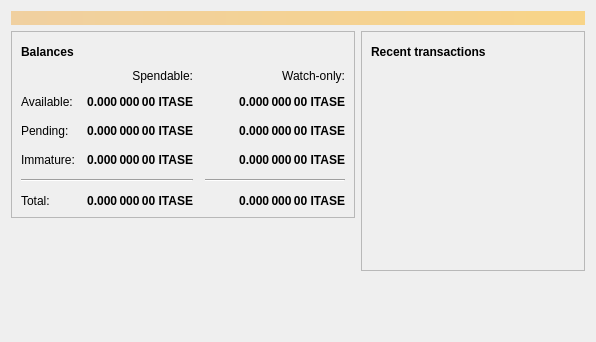
<?xml version="1.0" encoding="UTF-8"?>
<ui version="4.0">
 <class>OverviewPage</class>
 <widget class="QWidget" name="OverviewPage">
  <property name="geometry">
   <rect>
    <x>0</x>
    <y>0</y>
    <width>596</width>
    <height>342</height>
   </rect>
  </property>
  <property name="windowTitle">
   <string>Form</string>
  </property>
  <layout class="QVBoxLayout" name="topLayout">
   <item>
    <widget class="QLabel" name="labelAlerts">
     <property name="visible">
      <bool>false</bool>
     </property>
     <property name="styleSheet">
      <string notr="true">QLabel { background-color: qlineargradient(x1: 0, y1: 0, x2: 1, y2: 0, stop:0 #F0D0A0, stop:1 #F8D488); color:#000000; }</string>
     </property>
     <property name="wordWrap">
      <bool>true</bool>
     </property>
     <property name="margin">
      <number>3</number>
     </property>
     <property name="textInteractionFlags">
      <set>Qt::TextSelectableByMouse</set>
     </property>
    </widget>
   </item>
   <item>
    <layout class="QHBoxLayout" name="horizontalLayout" stretch="1,1">
     <item>
      <layout class="QVBoxLayout" name="verticalLayout_2">
       <item>
        <widget class="QFrame" name="frame">
         <property name="frameShape">
          <enum>QFrame::StyledPanel</enum>
         </property>
         <property name="frameShadow">
          <enum>QFrame::Raised</enum>
         </property>
         <layout class="QVBoxLayout" name="verticalLayout_4">
          <item>
           <layout class="QHBoxLayout" name="horizontalLayout_4">
            <item>
             <widget class="QLabel" name="label_5">
              <property name="font">
               <font>
                <weight>75</weight>
                <bold>true</bold>
               </font>
              </property>
              <property name="text">
               <string>Balances</string>
              </property>
             </widget>
            </item>
            <item>
             <widget class="QPushButton" name="labelWalletStatus">
              <property name="enabled">
               <bool>true</bool>
              </property>
              <property name="maximumSize">
               <size>
                <width>30</width>
                <height>16777215</height>
               </size>
              </property>
              <property name="toolTip">
               <string>The displayed information may be out of date. Your wallet automatically synchronizes with the Itasecoin network after a connection is established, but this process has not completed yet.</string>
              </property>
              <property name="text">
               <string/>
              </property>
              <property name="icon">
               <iconset resource="../bitcoin.qrc">
                <normaloff>:/icons/warning</normaloff>
                <disabledoff>:/icons/warning</disabledoff>:/icons/warning</iconset>
              </property>
              <property name="iconSize">
               <size>
                <width>24</width>
                <height>24</height>
               </size>
              </property>
              <property name="flat">
               <bool>true</bool>
              </property>
             </widget>
            </item>
            <item>
             <spacer name="horizontalSpacer_3">
              <property name="orientation">
               <enum>Qt::Horizontal</enum>
              </property>
              <property name="sizeHint" stdset="0">
               <size>
                <width>40</width>
                <height>20</height>
               </size>
              </property>
             </spacer>
            </item>
           </layout>
          </item>
          <item>
           <layout class="QGridLayout" name="gridLayout">
            <property name="spacing">
             <number>12</number>
            </property>
            <item row="2" column="2">
             <widget class="QLabel" name="labelWatchPending">
              <property name="font">
               <font>
                <weight>75</weight>
                <bold>true</bold>
               </font>
              </property>
              <property name="cursor">
               <cursorShape>IBeamCursor</cursorShape>
              </property>
              <property name="toolTip">
               <string>Unconfirmed transactions to watch-only addresses</string>
              </property>
              <property name="text">
               <string notr="true">0.000 000 00 ITASE</string>
              </property>
              <property name="alignment">
               <set>Qt::AlignRight|Qt::AlignTrailing|Qt::AlignVCenter</set>
              </property>
              <property name="textInteractionFlags">
               <set>Qt::LinksAccessibleByMouse|Qt::TextSelectableByKeyboard|Qt::TextSelectableByMouse</set>
              </property>
             </widget>
            </item>
            <item row="2" column="1">
             <widget class="QLabel" name="labelUnconfirmed">
              <property name="font">
               <font>
                <weight>75</weight>
                <bold>true</bold>
               </font>
              </property>
              <property name="cursor">
               <cursorShape>IBeamCursor</cursorShape>
              </property>
              <property name="toolTip">
               <string>Total of transactions that have yet to be confirmed, and do not yet count toward the spendable balance</string>
              </property>
              <property name="text">
               <string notr="true">0.000 000 00 ITASE</string>
              </property>
              <property name="alignment">
               <set>Qt::AlignRight|Qt::AlignTrailing|Qt::AlignVCenter</set>
              </property>
              <property name="textInteractionFlags">
               <set>Qt::LinksAccessibleByMouse|Qt::TextSelectableByKeyboard|Qt::TextSelectableByMouse</set>
              </property>
             </widget>
            </item>
            <item row="3" column="2">
             <widget class="QLabel" name="labelWatchImmature">
              <property name="font">
               <font>
                <weight>75</weight>
                <bold>true</bold>
               </font>
              </property>
              <property name="cursor">
               <cursorShape>IBeamCursor</cursorShape>
              </property>
              <property name="toolTip">
               <string>Mined balance in watch-only addresses that has not yet matured</string>
              </property>
              <property name="text">
               <string notr="true">0.000 000 00 ITASE</string>
              </property>
              <property name="alignment">
               <set>Qt::AlignRight|Qt::AlignTrailing|Qt::AlignVCenter</set>
              </property>
              <property name="textInteractionFlags">
               <set>Qt::LinksAccessibleByMouse|Qt::TextSelectableByKeyboard|Qt::TextSelectableByMouse</set>
              </property>
             </widget>
            </item>
            <item row="4" column="0" colspan="2">
             <widget class="Line" name="line">
              <property name="orientation">
               <enum>Qt::Horizontal</enum>
              </property>
             </widget>
            </item>
            <item row="4" column="2">
             <widget class="Line" name="lineWatchBalance">
              <property name="sizePolicy">
               <sizepolicy hsizetype="Preferred" vsizetype="Fixed">
                <horstretch>0</horstretch>
                <verstretch>0</verstretch>
               </sizepolicy>
              </property>
              <property name="minimumSize">
               <size>
                <width>140</width>
                <height>0</height>
               </size>
              </property>
              <property name="orientation">
               <enum>Qt::Horizontal</enum>
              </property>
             </widget>
            </item>
            <item row="5" column="0">
             <widget class="QLabel" name="labelTotalText">
              <property name="text">
               <string>Total:</string>
              </property>
             </widget>
            </item>
            <item row="3" column="1">
             <widget class="QLabel" name="labelImmature">
              <property name="font">
               <font>
                <weight>75</weight>
                <bold>true</bold>
               </font>
              </property>
              <property name="cursor">
               <cursorShape>IBeamCursor</cursorShape>
              </property>
              <property name="toolTip">
               <string>Mined balance that has not yet matured</string>
              </property>
              <property name="text">
               <string notr="true">0.000 000 00 ITASE</string>
              </property>
              <property name="alignment">
               <set>Qt::AlignRight|Qt::AlignTrailing|Qt::AlignVCenter</set>
              </property>
              <property name="textInteractionFlags">
               <set>Qt::LinksAccessibleByMouse|Qt::TextSelectableByKeyboard|Qt::TextSelectableByMouse</set>
              </property>
             </widget>
            </item>
            <item row="2" column="3">
             <spacer name="horizontalSpacer_2">
              <property name="orientation">
               <enum>Qt::Horizontal</enum>
              </property>
              <property name="sizeHint" stdset="0">
               <size>
                <width>40</width>
                <height>20</height>
               </size>
              </property>
             </spacer>
            </item>
            <item row="3" column="0">
             <widget class="QLabel" name="labelImmatureText">
              <property name="text">
               <string>Immature:</string>
              </property>
             </widget>
            </item>
            <item row="5" column="1">
             <widget class="QLabel" name="labelTotal">
              <property name="font">
               <font>
                <weight>75</weight>
                <bold>true</bold>
               </font>
              </property>
              <property name="cursor">
               <cursorShape>IBeamCursor</cursorShape>
              </property>
              <property name="toolTip">
               <string>Your current total balance</string>
              </property>
              <property name="text">
               <string notr="true">0.000 000 00 ITASE</string>
              </property>
              <property name="alignment">
               <set>Qt::AlignRight|Qt::AlignTrailing|Qt::AlignVCenter</set>
              </property>
              <property name="textInteractionFlags">
               <set>Qt::LinksAccessibleByMouse|Qt::TextSelectableByKeyboard|Qt::TextSelectableByMouse</set>
              </property>
             </widget>
            </item>
            <item row="5" column="2">
             <widget class="QLabel" name="labelWatchTotal">
              <property name="font">
               <font>
                <weight>75</weight>
                <bold>true</bold>
               </font>
              </property>
              <property name="cursor">
               <cursorShape>IBeamCursor</cursorShape>
              </property>
              <property name="toolTip">
               <string>Current total balance in watch-only addresses</string>
              </property>
              <property name="text">
               <string notr="true">0.000 000 00 ITASE</string>
              </property>
              <property name="alignment">
               <set>Qt::AlignRight|Qt::AlignTrailing|Qt::AlignVCenter</set>
              </property>
              <property name="textInteractionFlags">
               <set>Qt::LinksAccessibleByMouse|Qt::TextSelectableByKeyboard|Qt::TextSelectableByMouse</set>
              </property>
             </widget>
            </item>
            <item row="0" column="2">
             <widget class="QLabel" name="labelWatchonly">
              <property name="text">
               <string>Watch-only:</string>
              </property>
              <property name="alignment">
               <set>Qt::AlignRight|Qt::AlignTrailing|Qt::AlignVCenter</set>
              </property>
             </widget>
            </item>
            <item row="1" column="0">
             <widget class="QLabel" name="labelBalanceText">
              <property name="text">
               <string>Available:</string>
              </property>
             </widget>
            </item>
            <item row="1" column="1">
             <widget class="QLabel" name="labelBalance">
              <property name="font">
               <font>
                <weight>75</weight>
                <bold>true</bold>
               </font>
              </property>
              <property name="cursor">
               <cursorShape>IBeamCursor</cursorShape>
              </property>
              <property name="toolTip">
               <string>Your current spendable balance</string>
              </property>
              <property name="text">
               <string notr="true">0.000 000 00 ITASE</string>
              </property>
              <property name="alignment">
               <set>Qt::AlignRight|Qt::AlignTrailing|Qt::AlignVCenter</set>
              </property>
              <property name="textInteractionFlags">
               <set>Qt::LinksAccessibleByMouse|Qt::TextSelectableByKeyboard|Qt::TextSelectableByMouse</set>
              </property>
             </widget>
            </item>
            <item row="1" column="2">
             <widget class="QLabel" name="labelWatchAvailable">
              <property name="font">
               <font>
                <weight>75</weight>
                <bold>true</bold>
               </font>
              </property>
              <property name="cursor">
               <cursorShape>IBeamCursor</cursorShape>
              </property>
              <property name="toolTip">
               <string>Your current balance in watch-only addresses</string>
              </property>
              <property name="text">
               <string notr="true">0.000 000 00 ITASE</string>
              </property>
              <property name="alignment">
               <set>Qt::AlignRight|Qt::AlignTrailing|Qt::AlignVCenter</set>
              </property>
              <property name="textInteractionFlags">
               <set>Qt::LinksAccessibleByMouse|Qt::TextSelectableByKeyboard|Qt::TextSelectableByMouse</set>
              </property>
             </widget>
            </item>
            <item row="2" column="0">
             <widget class="QLabel" name="labelPendingText">
              <property name="text">
               <string>Pending:</string>
              </property>
             </widget>
            </item>
            <item row="0" column="1">
             <widget class="QLabel" name="labelSpendable">
              <property name="text">
               <string>Spendable:</string>
              </property>
              <property name="alignment">
               <set>Qt::AlignRight|Qt::AlignTrailing|Qt::AlignVCenter</set>
              </property>
             </widget>
            </item>
           </layout>
          </item>
         </layout>
        </widget>
       </item>
       <item>
        <spacer name="verticalSpacer">
         <property name="orientation">
          <enum>Qt::Vertical</enum>
         </property>
         <property name="sizeHint" stdset="0">
          <size>
           <width>20</width>
           <height>40</height>
          </size>
         </property>
        </spacer>
       </item>
      </layout>
     </item>
     <item>
      <layout class="QVBoxLayout" name="verticalLayout_3">
       <item>
        <widget class="QFrame" name="frame_2">
         <property name="frameShape">
          <enum>QFrame::StyledPanel</enum>
         </property>
         <property name="frameShadow">
          <enum>QFrame::Raised</enum>
         </property>
         <layout class="QVBoxLayout" name="verticalLayout">
          <item>
           <layout class="QHBoxLayout" name="horizontalLayout_2">
            <item>
             <widget class="QLabel" name="label_4">
              <property name="font">
               <font>
                <weight>75</weight>
                <bold>true</bold>
               </font>
              </property>
              <property name="text">
               <string>Recent transactions</string>
              </property>
             </widget>
            </item>
            <item>
             <widget class="QPushButton" name="labelTransactionsStatus">
              <property name="enabled">
               <bool>true</bool>
              </property>
              <property name="maximumSize">
               <size>
                <width>30</width>
                <height>16777215</height>
               </size>
              </property>
              <property name="toolTip">
               <string>The displayed information may be out of date. Your wallet automatically synchronizes with the Itasecoin network after a connection is established, but this process has not completed yet.</string>
              </property>
              <property name="text">
               <string/>
              </property>
              <property name="icon">
               <iconset resource="../bitcoin.qrc">
                <normaloff>:/icons/warning</normaloff>
                <disabledoff>:/icons/warning</disabledoff>:/icons/warning</iconset>
              </property>
              <property name="iconSize">
               <size>
                <width>24</width>
                <height>24</height>
               </size>
              </property>
              <property name="flat">
               <bool>true</bool>
              </property>
             </widget>
            </item>
            <item>
             <spacer name="horizontalSpacer">
              <property name="orientation">
               <enum>Qt::Horizontal</enum>
              </property>
              <property name="sizeHint" stdset="0">
               <size>
                <width>40</width>
                <height>20</height>
               </size>
              </property>
             </spacer>
            </item>
           </layout>
          </item>
          <item>
           <widget class="QListView" name="listTransactions">
            <property name="styleSheet">
             <string notr="true">QListView { background: transparent; }</string>
            </property>
            <property name="frameShape">
             <enum>QFrame::NoFrame</enum>
            </property>
            <property name="verticalScrollBarPolicy">
             <enum>Qt::ScrollBarAlwaysOff</enum>
            </property>
            <property name="horizontalScrollBarPolicy">
             <enum>Qt::ScrollBarAlwaysOff</enum>
            </property>
            <property name="selectionMode">
             <enum>QAbstractItemView::NoSelection</enum>
            </property>
           </widget>
          </item>
         </layout>
        </widget>
       </item>
       <item>
        <spacer name="verticalSpacer_2">
         <property name="orientation">
          <enum>Qt::Vertical</enum>
         </property>
         <property name="sizeHint" stdset="0">
          <size>
           <width>20</width>
           <height>40</height>
          </size>
         </property>
        </spacer>
       </item>
      </layout>
     </item>
    </layout>
   </item>
  </layout>
 </widget>
 <resources/>
 <connections/>
</ui>
